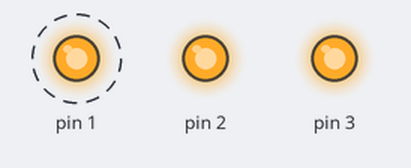
This sketch was run on a simulated Arduino Uno, built with avr-gcc and run on an emulated ATmega328P. Shown: output pins drawn as LEDs (lit = HIGH). Dashed ring = blinking.

Above: at 0.05 s.
Timing chart, 0 to 3.0 s (numbered marks = the images above):
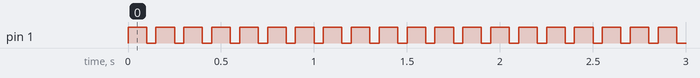

Measured:
- by itself, pin 1: alternates HIGH for 0.10 s and LOW for 0.05 s

The sketch:

sketch_dec06d.ino
```cpp
void setup() {
  pinMode(1,OUTPUT);
  pinMode(2,OUTPUT);
  pinMode(3,OUTPUT);
digitalWrite(2,HIGH);
digitalWrite(3,HIGH);
}

void loop() {
digitalWrite(1,HIGH);
delay(100);
digitalWrite(1,LOW);
delay(50);
}
```
